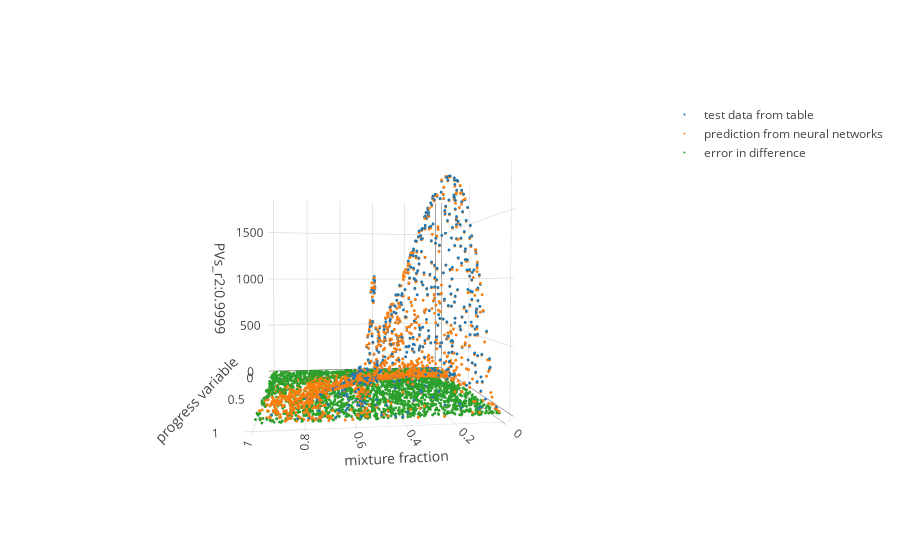

The notebook cell saved with this chart:
### Code cell
#@title Default title text
# species = np.random.choice(labels)
species = 'PVs' #@param {type:"string"}
z_level =  5 #@param {type:"integer"}

# configure_plotly_browser_state()
# init_notebook_mode(connected=False)

from sklearn.metrics import r2_score


df_t=df_test[df_test['zeta']==zeta_level[z_level]].sample(frac=1)
# df_p=df_pred.loc[df_pred['zeta']==zeta_level[1]].sample(frac=0.1)
df_p=df_pred.loc[df_t.index]
# error=(df_p[species]-df_t[species])
error=(df_p[species]-df_t[species])/(df_p[species]+df_t[species])
r2=round(r2_score(df_p[species],df_t[species]),4)

print(species,'r2:',r2,'max:',df_t[species].max())

fig_db = {
    'data': [       
        {'name':'test data from table',
         'x': df_t['f'],
         'y': df_t['pv'],
         'z': df_t[species],
         'type':'scatter3d', 
        'mode': 'markers',
          'marker':{
              'size':1
          }
        },
        {'name':'prediction from neural networks',
         'x': df_p['f'],
         'y': df_p['pv'],
         'z': df_p[species],
         'type':'scatter3d', 
        'mode': 'markers',
          'marker':{
              'size':1
          },
        },
        {'name':'error in difference',
         'x': df_p['f'],
         'y': df_p['pv'],
         'z': error,
         'type':'scatter3d', 
         'mode': 'markers',
          'marker':{
              'size':1
          },
         }       
    ],
    'layout': {
        'scene':{
            'xaxis': {'title':'mixture fraction'},
            'yaxis': {'title':'progress variable'},
            'zaxis': {'title': species+'_r2:'+str(r2)}
                 }
    }
}
# iplot(fig_db, filename='multiple-scatter')
iplot(fig_db)

### Figure 1 — Plotly figure (JSON) as saved in the notebook; plotly's stock layout.template omitted (floating-point values rounded to 4 significant figures; data arrays with more than 128 entries replaced by an {"elided": "..."} marker saying what was removed)
{"data": [{"marker": {"size": 1}, "mode": "markers", "name": "test data from table", "type": "scatter3d", "x": {"elided": "2578 float values"}, "y": {"elided": "2578 float values"}, "z": {"elided": "2578 float values"}}, {"marker": {"size": 1}, "mode": "markers", "name": "prediction from neural networks", "type": "scatter3d", "x": {"elided": "2578 float values"}, "y": {"elided": "2578 float values"}, "z": {"elided": "2578 float values"}}, {"marker": {"size": 1}, "mode": "markers", "name": "error in difference", "type": "scatter3d", "x": {"elided": "2578 float values"}, "y": {"elided": "2578 float values"}, "z": {"elided": "2578 float values"}}], "layout": {"autosize": true, "scene": {"aspectmode": "auto", "aspectratio": {"x": 1, "y": 1, "z": 1}, "camera": {"center": {"x": 0, "y": 0, "z": 0}, "eye": {"x": 0.2573, "y": 2.149, "z": 0.04184}, "up": {"x": 0, "y": 0, "z": 1}}, "xaxis": {"title": {"text": "mixture fraction"}, "type": "linear"}, "yaxis": {"title": {"text": "progress variable"}, "type": "linear"}, "zaxis": {"title": {"text": "PVs_r2:0.9999"}, "type": "linear"}}}}
